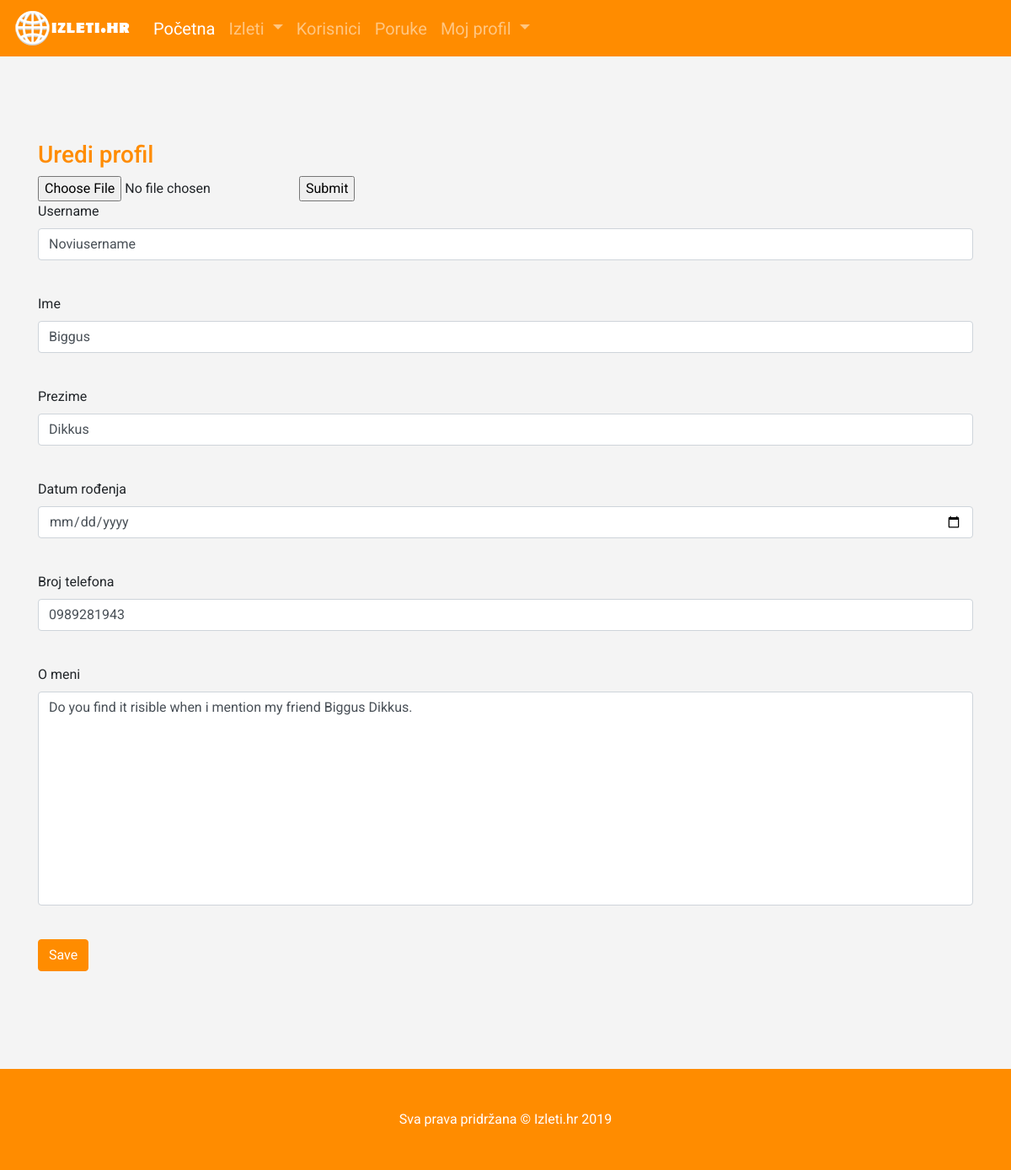
The page /edit_profile (signed in) on the database its author committed.
### app/models.py (models this page shows, shortened)
class User(UserMixin, db.Model):
    id=db.Column(db.Integer,primary_key=True)
    username=db.Column(db.String(64), index=True, unique=True)
    email=db.Column(db.String(120), index=True, unique=True)
    password_hash=db.Column(db.String(128))
    ime=db.Column(db.String(50))
    prezime=db.Column(db.String(64))
    datum_rodjenja=db.Column(db.Date, nullable=True)
    broj_telefona=db.Column(db.String(20), nullable=True)
    o_meni=db.Column(db.String(400), nullable=True)
    profilna_slika=db.Column(db.String(300), default='korisnik.jpg')
    izleti = db.relationship('Izlet', backref='creator', lazy='dynamic')
    befriended=db.relationship(
        'User',secondary=friends,
        primaryjoin=(friends.c.befriender_id==id),
        secondaryjoin=(friends.c.befriended_id==id),
        backref=db.backref('friends',lazy='dynamic'),lazy='dynamic')

### app/routes.py (the view)
@app.route('/edit_profile', methods=['GET', 'POST'])
@login_required
def edit_profile():
    form = EditProfileForm()
    if form.validate_on_submit():
        current_user.username = form.username.data
        current_user.ime = form.ime.data
        current_user.prezime = form.prezime.data
        current_user.datum_rodjenja = form.datum_rodjenja.data
        current_user.broj_telefona = form.broj_telefona.data
        current_user.o_meni = form.o_meni.data
        db.session.commit()
        flash('Vaše promijene su spremljene.')
        return redirect(url_for('index'))
    elif request.method == 'GET':
        form.username.data = current_user.username
        form.ime.data = current_user.ime
        form.prezime.data = current_user.prezime
        form.datum_rodjenja.data = current_user.datum_rodjenja
        form.broj_telefona.data = current_user.broj_telefona
        form.o_meni.data = current_user.o_meni
    return render_template('edit_profile.html', title='Edit Profile',form=form)

### app/forms.py
class EditProfileForm(FlaskForm):
    username = StringField('Username', validators=[DataRequired()])
    ime = StringField('Ime', validators=[DataRequired()])
    prezime = StringField('Prezime', validators=[DataRequired()])
    datum_rodjenja=DateField('Datum rođenja',format='%d/%m/%Y')
    broj_telefona=StringField('Broj telefona')
    o_meni=TextAreaField('O meni',validators=[Length(min=0, max=399)])
    submit=SubmitField('Save')

### app/models.py (called while the page is built)
@login.user_loader
def load_user(id):
    return User.query.get(int(id))

### app/templates/edit_profile.html (shortened to what this page needs)
{% extends "base.html" %}
{% block content %}
<section class="features">
<div class="container">
   <div class="row">
      <div class="col-md-12">
        <h3>Uredi profil</h3>
        <form action = "{{url_for('pp')}}" method = "POST"
           enctype = "multipart/form-data">
           <input type = "file" name = "file" />
           <input type = "submit"/>
        </form>
        <form action="" method="post name="dodajizlet" id="dodajizlet" novalidate>
          <div class="control-group form-group">
            <div class="controls">
                {{ form.username.label }}<br>
                {{ form.username(class="form-control",id="ime") }}<br>
            </div>
          </div>
          <div class="control-group form-group">
            <div class="controls">
                {{ form.ime.label }}<br>
                {{ form.ime(class="form-control",id="ime") }}<br>
            </div>
          </div>
          <div class="control-group form-group">
            <div class="controls">
                {{ form.prezime.label }}<br>
                {{ form.prezime(class="form-control",id="ime") }}<br>
            </div>
          </div>
          <div class="control-group form-group">
            <div class="controls">
                {{ form.datum_rodjenja.label }}<br>
                {{ form.datum_rodjenja(class="form-control",id="ime") }}<br>
            </div>
          </div>
          <div class="control-group form-group">
            <div class="controls">
                {{ form.broj_telefona.label }}<br>
                {{ form.broj_telefona(class="form-control",id="ime") }}<br>
            </div>
          </div>
          <div class="control-group form-group">
            <div class="controls">
                {{ form.o_meni.label }}<br>
                {{ form.o_meni(rows="10", cols="100", class="form-control", id="omeni", maxlength="999" ,style="resize:none") }}<br>
            </div>
          </div>
          <p>{{ form.submit(class="btn btn-primary",id="sendMessageButton") }}</p>
        </form>
      </div>
      </div>
      </div>
   </section>
<footer class="py-5 bg-dark ">
    <div class="container">
      <p class="m-0 text-center text-white">Sva prava pridržana  &copy; Izleti.hr 2019</p>
    </div>
 </footer>
{% endblock %}

### app/static/style_index.css (style rules this page uses)
body { font-family: 'Roboto', sans-serif; background-color: #f4f4f4; }
h1,h2,h3,h4 { color:#FF8C00; }
.bg-dark { background-color: #FF8C00 !important; }
.features { padding: 100px 0; }
.btn-primary { background-color:#FF8C00; border-color:#FF8C00; }
html { -webkit-box-sizing: border-box; -moz-box-sizing: border-box; box-sizing: border-box; }
*, *:before, *:after { -webkit-box-sizing: inherit; -moz-box-sizing: inherit; box-sizing: inherit; }

### rows shown on the page
User: username "Noviusername", ime "Biggus", prezime "Dikkus", broj_telefona "0989281943", o_meni "Do you find it risible when i mention my friend Biggus Dikkus."
